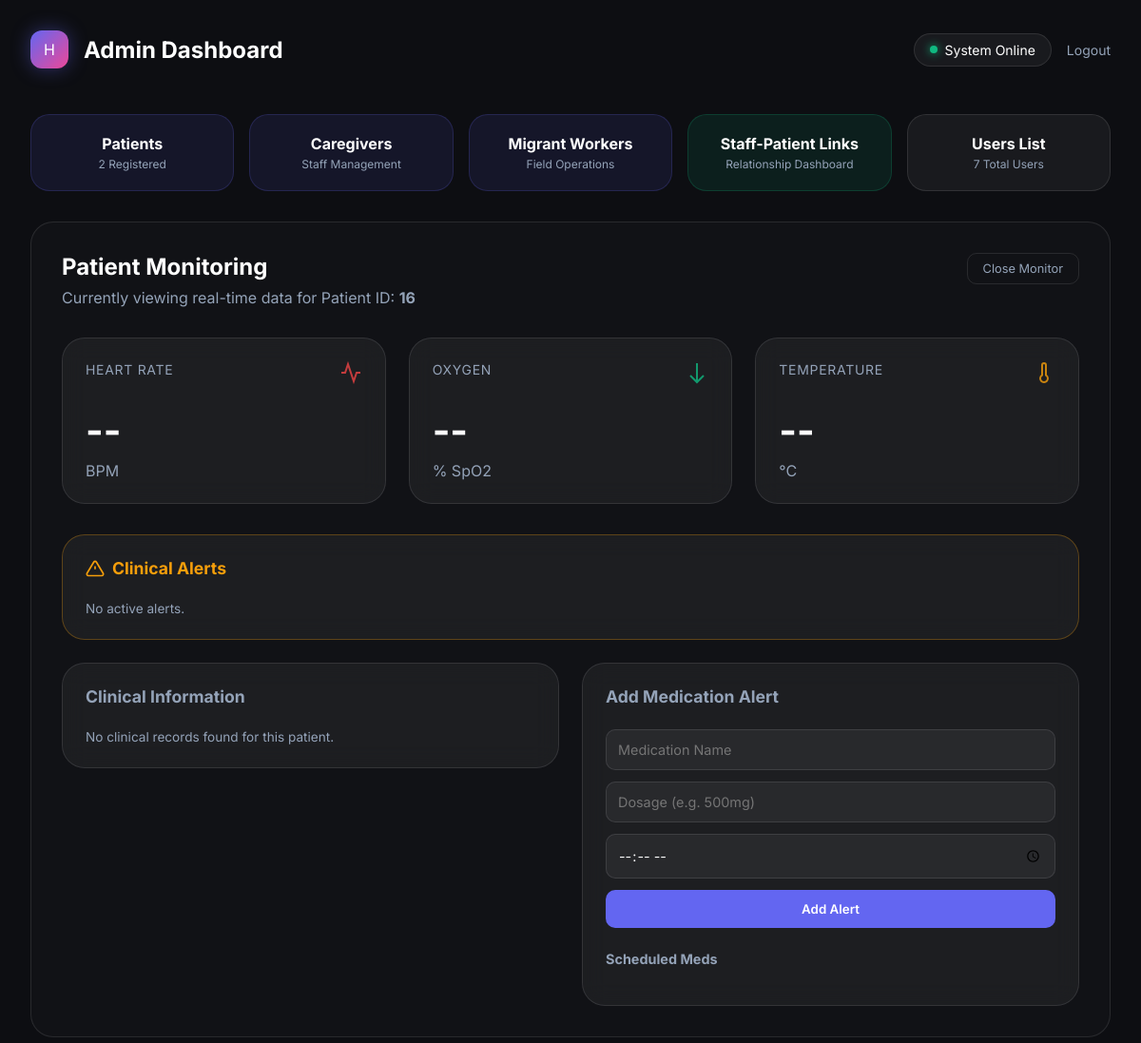
/admin/?user_id=16 (signed in, upper part), run on an earlier commit of the app's database.
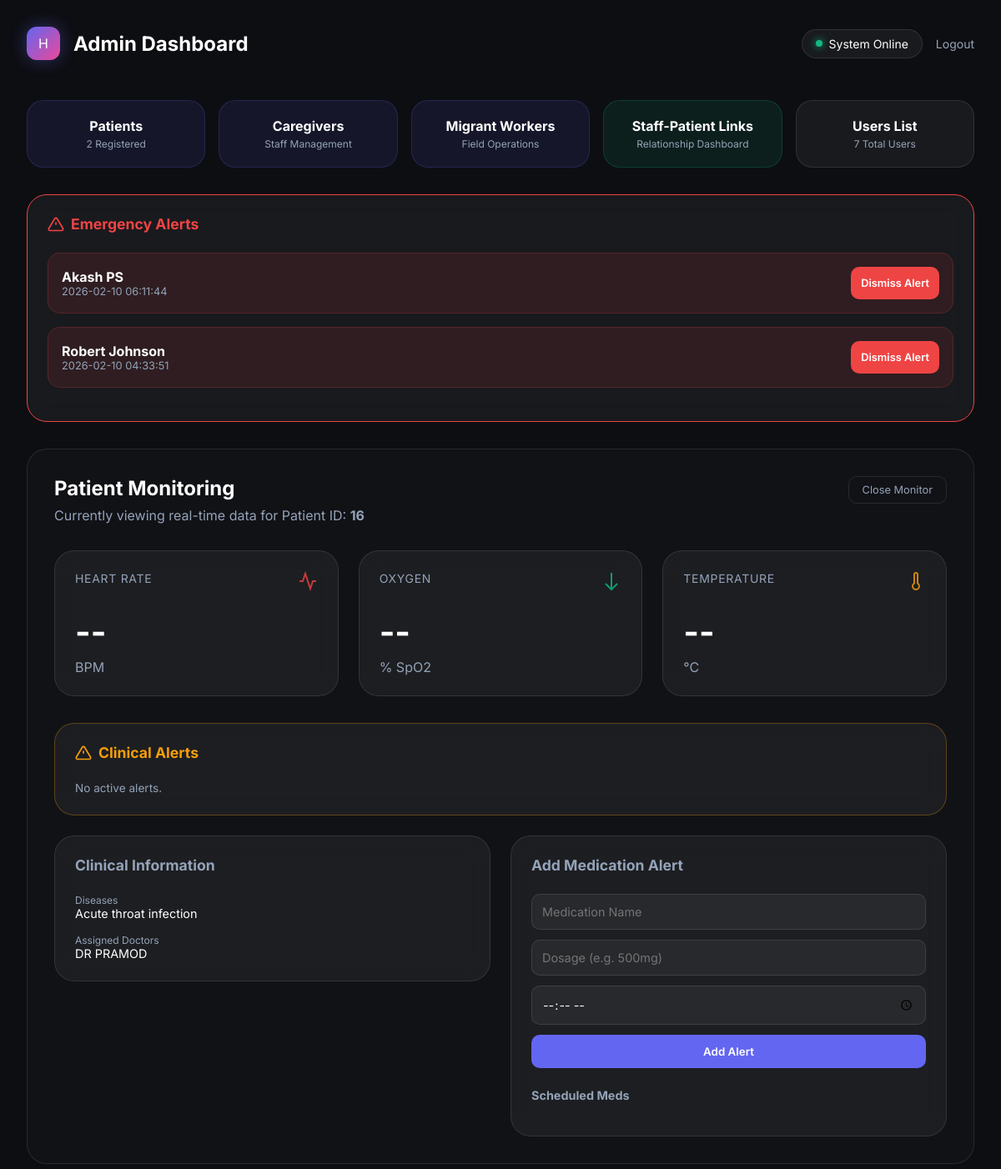
And on a later commit of the database.
### tables this page shows
CREATE TABLE sos_alerts (
        id INTEGER PRIMARY KEY AUTOINCREMENT,
        patient_id INTEGER,
        status TEXT DEFAULT 'active',
        timestamp DATETIME DEFAULT CURRENT_TIMESTAMP,
        FOREIGN KEY (patient_id) REFERENCES users(id) ON DELETE CASCADE
    );

CREATE TABLE users (
        id INTEGER PRIMARY KEY AUTOINCREMENT,
        username TEXT UNIQUE,
        password TEXT,
        role TEXT,
        full_name TEXT
    );

CREATE TABLE patient_clinical_info (
        patient_id INTEGER PRIMARY KEY,
        diseases TEXT,
        doctors TEXT,
        medications TEXT,
        updated_at DATETIME DEFAULT CURRENT_TIMESTAMP,
        FOREIGN KEY (patient_id) REFERENCES users(id) ON DELETE CASCADE
    );

### routes_admin.py (the view)
@admin_bp.route('/')
@roles_required('admin')
def index():
    view_user_id = request.args.get('user_id')
    conn = get_db_connection()
    patients = conn.execute("SELECT id, full_name, role FROM users WHERE role = 'patient'").fetchall()
    active_sos = conn.execute("SELECT s.*, u.full_name FROM sos_alerts s JOIN users u ON s.patient_id = u.id WHERE s.status = 'active' ORDER BY s.timestamp DESC").fetchall()
    hospitals = conn.execute("SELECT * FROM hospitals").fetchall()
    all_users = conn.execute("SELECT * FROM users").fetchall()
    monitors = conn.execute("SELECT id, username, role FROM users WHERE role IN ('home_nurse', 'caregiver', 'migrant_worker')").fetchall()
    conn.close()
    clinical_info = None
    medication_alerts = []
    if view_user_id:
        conn = get_db_connection()
        clinical_info = conn.execute("SELECT * FROM patient_clinical_info WHERE patient_id = ?", (view_user_id,)).fetchone()
        medication_alerts = conn.execute("SELECT * FROM medication_alerts WHERE user_id = ? ORDER BY time ASC", (view_user_id,)).fetchall()
        conn.close()
    return render_template('admin/index.html',
                           patients=patients,
                           active_sos=active_sos,
                           hospitals=hospitals,
                           all_users=all_users,
                           monitors=monitors,
                           view_user_id=view_user_id,
                           clinical_info=clinical_info,
                           medication_alerts=medication_alerts)

### auth_utils.py (called while the page is built)
def roles_required(*roles):
    def decorator(f):
        @wraps(f)
        def decorated_function(*args, **kwargs):
            if 'user_id' not in session:
                return redirect(url_for('login'))
            if session.get('role') not in roles:
                abort(403, description="Access Denied. You do not have the required permissions.")
            return f(*args, **kwargs)
        return decorated_function
    return decorator

### db.py (called while the page is built)
def get_db_connection():
    conn = sqlite3.connect(DB_PATH)
    conn.row_factory = sqlite3.Row
    return conn

### templates/admin/index.html (shortened to what the changed rows need)
<!DOCTYPE html>
<html lang="en">
<head>
    <link rel="stylesheet" href="{{ url_for('static', filename='style.css') }}">
</head>
<body>
    <div class="container">
        <header>
            <div class="logo-container">
                <h1>Admin Dashboard</h1>
            </div>
        </header>
        {% if active_sos %}
        <div class="admin-card" style="margin-bottom: 2rem; border-color: #ef4444;">
            <h2 style="color: #ef4444;"><svg width="20" height="20" viewBox="0 0 24 24" fill="none"
                    stroke="currentColor" stroke-width="2">
                    <path
                        d="M10.29 3.86L1.82 18a2 2 0 001.71 3h16.94a2 2 0 001.71-3L13.71 3.86a2 2 0 00-3.42 0zM12 9v4m0 4h.01" />
                </svg> Emergency Alerts</h2>
            {% for sos in active_sos %}
            <div class="sos-item">
                <div>
                    <strong>{{ sos.full_name }}</strong>
                    <div style="font-size: 0.8rem; color: var(--text-secondary);">{{ sos.timestamp }}</div>
                </div>
                <form action="{{ url_for('admin.action') }}" method="POST">
                    <button type="submit" class="btn-submit" style="background: #ef4444; font-size: 0.8rem;">Dismiss
                        Alert</button>
                </form>
            </div>
            {% endfor %}
        </div>
        {% endif %}
        {% if view_user_id %}
        <div class="monitoring-section">
            <div style="display: flex; justify-content: space-between; align-items: flex-start; margin-bottom: 2rem;">
                <div>
                    <h2 style="font-size: 1.5rem; margin-bottom: 0.5rem;">Patient Monitoring</h2>
                </div>
            </div>
            <div id="clinical-alerts-panel" class="admin-card"
                style="margin-top: 1.5rem; border-color: rgba(245, 158, 11, 0.3);">
                <h2 style="color: #f59e0b;"><svg width="20" height="20" viewBox="0 0 24 24" fill="none"
                        stroke="currentColor" stroke-width="2">
                        <path
                            d="M10.29 3.86L1.82 18a2 2 0 001.71 3h16.94a2 2 0 001.71-3L13.71 3.86a2 2 0 00-3.42 0zM12 9v4m0 4h.01" />
                    </svg> Clinical Alerts</h2>
            </div>
            <div class="admin-grid" style="margin-top: 1.5rem;">
                <div class="admin-card">
                    <h2>Clinical Information</h2>
                    {% if clinical_info %}
                    <div style="display: flex; flex-direction: column; gap: 1rem; font-size: 0.9rem;">
                        <div>
                            <div style="color: var(--text-secondary); font-size: 0.75rem;">Diseases</div>
                            <div>{{ clinical_info.diseases or 'N/A' }}</div>
                        </div>
                        <div>
                            <div style="color: var(--text-secondary); font-size: 0.75rem;">Assigned Doctors</div>
                            <div>{{ clinical_info.doctors or 'N/A' }}</div>
                        </div>
                    </div>
                    {% else %}
                    <p style="color: var(--text-secondary); font-size: 0.85rem;">No clinical records found for this
                        patient.</p>
                    {% endif %}
                </div>
                <div class="admin-card">
                    <h2>Add Medication Alert</h2>
                </div>
            </div>
        </div>
        {% endif %}
    </div>
</body>
</html>

What changed in the data, as far as the page shows it:
added sos_alerts: full_name "Akash PS", timestamp "2026-02-10 06:11:44"
added sos_alerts: full_name "Robert Johnson", timestamp "2026-02-10 04:33:51"
added patient_clinical_info: diseases "Acute throat infection", doctors "DR PRAMOD"
Also different on the page:
text no longer shown: "No clinical records found for this patient."
text now shown: "Emergency Alerts Diseases Assigned Doctors"
